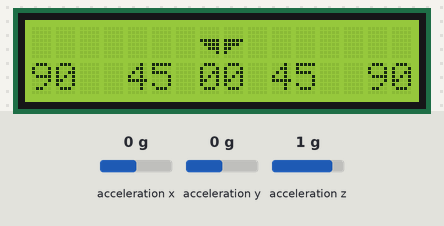
Bench run of a sketch on a simulated Arduino Uno, built with avr-gcc and run on an emulated ATmega328P. Shown: 16×2 character LCD. Wiring (inferred from the names in the program): MPU-6050 motion sensor at I2C address 0x68. Inputs (shaded band) come from the test bench; at power-on: acceleration y 0 g, acceleration x 0 g, acceleration z 1 g. What the sketch prints to the serial monitor is not drawn.

Above: at 3.2 s.
3.3 s: acceleration y set to -1.4 g
At 4.2 s:
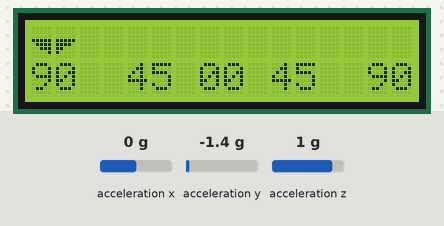
5.0 s: acceleration y set to -0.8 g
At 5.7 s:
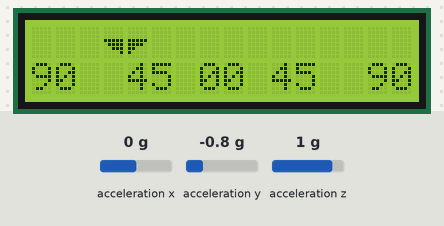
6.5 s: acceleration y set to 0.8 g
At 7.2 s:
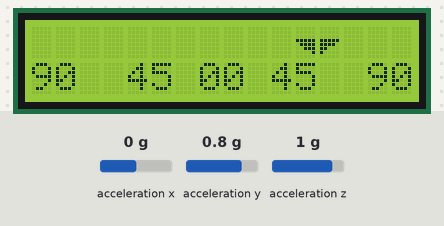
Timing chart, 0 to 9.5 s (numbered marks = the images above; inputs shaded):
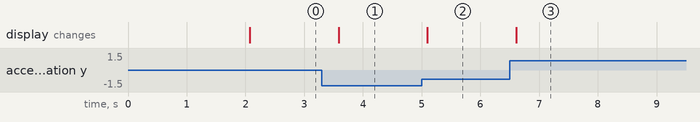

Measured:
- after the input at 3.3 s, the display: changes after 0.29 s (image 1)
- after the input at 5.0 s, the display: changes after 0.10 s (image 2)
- after the input at 6.5 s, the display: changes after 0.11 s (image 3)

The sketch:

bla.ino
```cpp
// Inclui a biblioteca Wire que possui as funções da comunicação I2C:
#include <Wire.h>

const int endereco_MPU = 0x68; // endereço I2C do MPU-6050 (Padrão = 0x68)
// Variável para armazenar o valor de aceleração
float acel_y; // eixo Y

#include <LiquidCrystal.h> // inclui a biblioteca para uso do Display LCD
// inicializa um objeto nos pinos para acesso as funções do LCD
LiquidCrystal lcd(12, 11, 10, 9, 8, 7);

// Define os caraceteres especiais para formar um ponteiro no LCD
byte ponteiro_esquerda[8] = { // metade esquerda do ponteiro
  B00000,
  B00000,
  B00000,
  B11111,
  B01111,
  B00111,
  B00001
};

byte ponteiro_direita[8] = { // metade direita do ponteiro
  B00000,
  B00000,
  B00000,
  B11111,
  B11110,
  B11000,
  B10000
};

// variável que armazena o fator de calibração do MPU6050
// esta variável deve ser alterada caso o seu sensor esteja desregulado
// para isso é necessário usar as leituras "cruas" do sensor
const int fator_calibracao = 0;

// variável para armazenar os valores atual e anterior do ângulo
int angulo;
int angulo_anterior = -100; // inicia com -100 para forçar atualização do LCD
int coluna; // variável para armazenar a posição da coluna do LCD

void setup(){
  // Configura o LCD com os número de colunas e linhas
  lcd.begin(16, 2); // 16 colunas e 2 linhas

  // Cria os caracteres especiais na memória do LCD
  lcd.createChar(0, ponteiro_esquerda); // Posição 0
  lcd.createChar(1, ponteiro_direita); // Posição 1

  // Inicia o barramento I2C:
  Wire.begin();

  Serial.begin(9600);

  // Inicializa o MPU-6050:
  Wire.beginTransmission(endereco_MPU); // T
  Wire.write(0x6B); //  registrador PWR_MGMT_1
  Wire.write(0); // seta para zero
  Wire.endTransmission(true); // encerra transmissão

  lcd.setCursor(2, 0); // posiciona o cursor do LCD (coluna, linha)
  lcd.print("Inclinometro"); // Imprime mensagem
  lcd.setCursor(5, 1);
  lcd.print("Digital");

  delay(2000); // aguarda 2 segundo para iniciar

  // Limpa o LCD
  lcd.clear();
}

void loop(){
  // Inicia transmissão de dados para o MPU-6050
  Wire.beginTransmission(endereco_MPU);

  // Define o endereço inicial para leitura
  Wire.write(0x3D); // registrador ACCEL_YOUT_H
  Wire.endTransmission(false); // encerra transmissão

  // Solicita os 2 registradores correspondentes ao eixo y do acelerômetro
  Wire.requestFrom(endereco_MPU, 2, true);
  acel_y = Wire.read() << 8 | Wire.read();  // 0x3D (ACCEL_YOUT_H) & 0x3E (ACCEL_YOUT_L)
  Serial.print("Valor cru = ");
  Serial.print(acel_y);

  acel_y = acel_y - fator_calibracao; // subtrai a leitura do sensor pelo fator de calibração
  // Os valores do acelerômetro vão de -16384 até 16384
  acel_y = constrain(acel_y, -16384.0, 16384.0); // limitamos sua leitura entre estes valores

  angulo = asin(acel_y / 16384.0) * 180.0 / PI; // converte os valores de aceleração em ângulo

  Serial.print("\t|\t");
  Serial.print("Angulo calculado = ");
  Serial.println(angulo);

  int nivel = angulo / 12; // = 15 Níveis ( -7...0...+7)

  coluna = nivel + 7; // As colunas do LCD vão de 0 a 15.

  // Só atualiza o LCD se o ângulo mudar (evita que fique o LCD "piscando")
  if (angulo != angulo_anterior) {
    lcd.clear(); // Limpa o LCD

    // imprime o caracteres especiais da memória do LCD
    lcd.setCursor(coluna, 0);
    lcd.write(byte(0)); // metade esquerda do ponteiro
    lcd.write(byte(1)); // metade direita do ponteiro

    // Imprime a escala
    lcd.setCursor(0,1);
    lcd.print("90  45 00 45  90");
  }

  angulo_anterior = angulo; // atualiza o ângulo anterior

  delay(500); // aguarda 0.5 segundo para uma nova leitura
}
```
